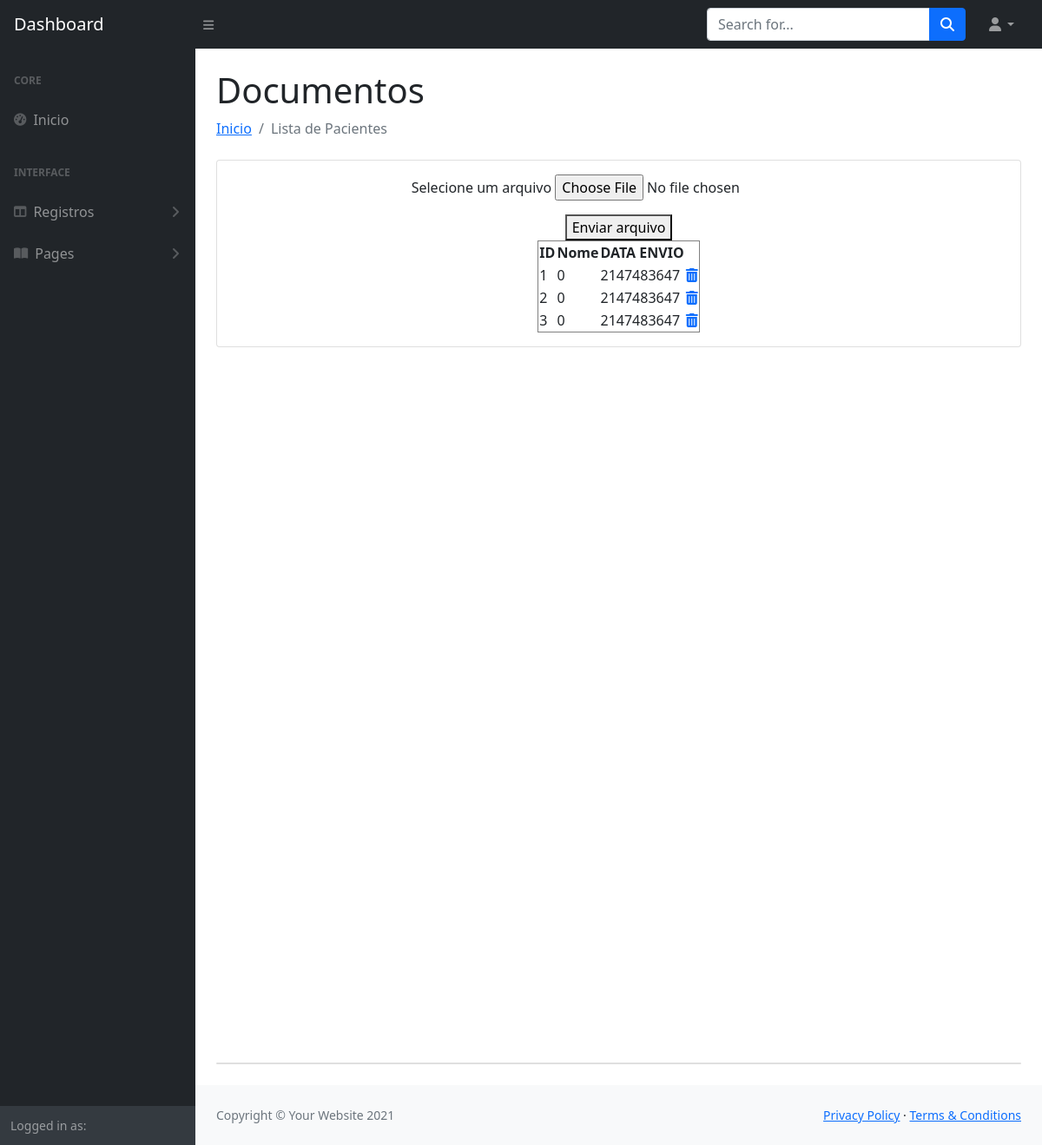
Before: /docs.php with the older database file.
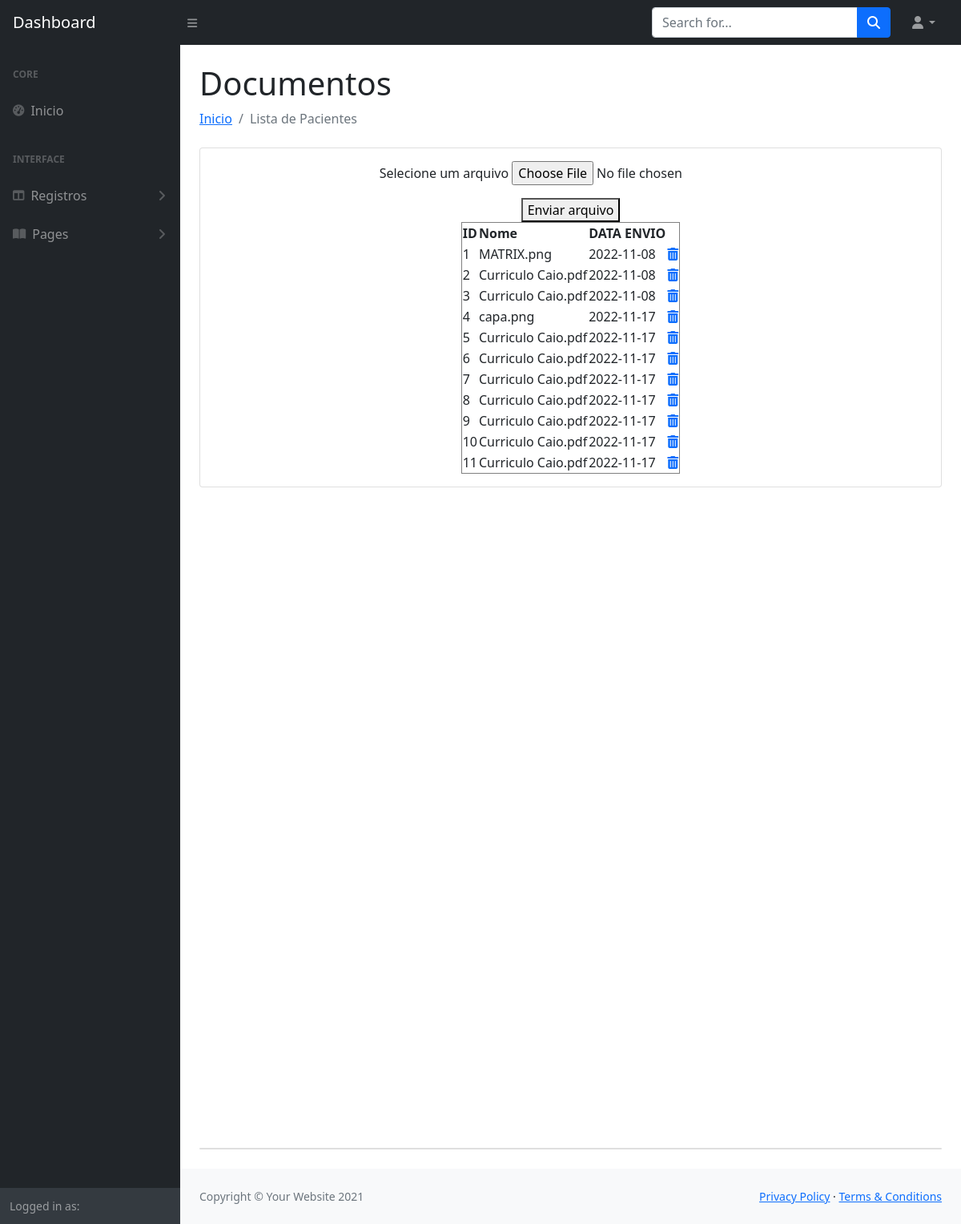
After: the same page with the newer database file.
### tables this page shows
CREATE TABLE `capa` (
  `id_capa` int(50) NOT NULL,
  `path` varchar(250) NOT NULL,
  `data_envio` date NOT NULL DEFAULT current_timestamp(),
  `nome` varchar(50) NOT NULL
);

### docs.php (the view, shortened to what this page needs)
<!DOCTYPE html>
<html lang="en">
<head>
    <link href="css/styles.css" rel="stylesheet" />
</head>
<body>
    <nav class="sb-topnav navbar navbar-expand navbar-dark bg-dark">
        <a class="navbar-brand ps-3" href="inicio.php">Dashboard</a>
        <button class="btn btn-link btn-sm order-1 order-lg-0 me-4 me-lg-0" id="sidebarToggle" href="#!"><i class="fas fa-bars"></i></button>
        <form class="d-none d-md-inline-block form-inline ms-auto me-0 me-md-3 my-2 my-md-0">
            <div class="input-group">
                <input class="form-control" type="text" placeholder="Search for..." aria-label="Search for..." aria-describedby="btnNavbarSearch" />
                <button class="btn btn-primary" id="btnNavbarSearch" type="button"><i class="fas fa-search"></i></button>
            </div>
        </form>
        <form method="POST" enctype="multipart/form-data" action="docs.php">
        <ul class="navbar-nav ms-auto ms-md-0 me-3 me-lg-4">
            <li class="nav-item dropdown">
                <a class="nav-link dropdown-toggle" id="navbarDropdown" href="#" role="button" data-bs-toggle="dropdown" aria-expanded="false"><i class="fas fa-user fa-fw"></i></a>
            </li>
        </ul>
    </nav>
    <div id="layoutSidenav">
        <div id="layoutSidenav_nav">
            <nav class="sb-sidenav accordion sb-sidenav-dark" id="sidenavAccordion">
                <div class="sb-sidenav-menu">
                    <div class="nav">
                        <div class="sb-sidenav-menu-heading">Core</div>
                        <a class="nav-link" href="inicio.php">
                            <div class="sb-nav-link-icon"><i class="fas fa-tachometer-alt"></i></div>
                            Inicio
                        </a>
                        <div class="sb-sidenav-menu-heading">Interface</div>
                        <a class="nav-link collapsed" href="#" data-bs-toggle="collapse" data-bs-target="#collapseLayouts" aria-expanded="false" aria-controls="collapseLayouts">
                            <div class="sb-nav-link-icon"><i class="fas fa-columns"></i></div>
                            Registros
                            <div class="sb-sidenav-collapse-arrow"><i class="fas fa-angle-down"></i></div>
                        </a>
                        <a class="nav-link collapsed" href="#" data-bs-toggle="collapse" data-bs-target="#collapsePages" aria-expanded="false" aria-controls="collapsePages">
                            <div class="sb-nav-link-icon"><i class="fas fa-book-open"></i></div>
                            Pages
                                <div class="sb-sidenav-collapse-arrow"><i class="fas fa-angle-down"></i></div>
                            </a>
                    </div>
                </div>
                <div class="sb-sidenav-footer">
                    <div class="small">Logged in as:</div>
                </div>
            </nav>
        </div>
        <div id="layoutSidenav_content">
            <main>
                <div class="container-fluid px-4">
                    <h1 class="mt-4">Documentos</h1>
                    <ol class="breadcrumb mb-4">
                        <li class="breadcrumb-item"><a href="inicio.php">Inicio</a></li>
                        <li class="breadcrumb-item active">Lista de Pacientes </li>
                    </ol>
                    <div class="card mb-4">
                        <div class="card-body">
                            <center>
                            <p><label for="">Selecione um arquivo</label>
            <input name="arquivo" type="file">
        </p>
        <button name="upload" type="submit" value="escolha">Enviar arquivo</button>
                                <table border="1">
                                    <thead>
                                        <th>ID</th>
                                        <th>Nome</th>
                                        <th>DATA ENVIO</th>
                                    </thead>
                                    <?php
                                    include('conecta.php');
                                    $dados = mysqli_query($conexao, "SELECT * FROM `capa`");
                                    while ($item = mysqli_fetch_assoc($dados)) {
                                    ?>
                                        <tr>
                                            <td><?= $item['id_capa'] ?></td>
                                            <td><?= $item['nome'] ?></td>
                                            <td><?= $item['data_envio'] ?></td>
                                            <td onclick="verifica('<?= $item["id_capa"]; ?>')"><a href="#"><i class="fa fa-trash"></a></td>
                                        </tr>
                                    <?php } ?>
                                </table>
                            </center>
                        </div>
                    </div>
                    <div style="height: 100vh"></div>
                    <div class="card mb-4">
                    </div>
            </main>
            <footer class="py-4 bg-light mt-auto">
                <div class="container-fluid px-4">
                    <div class="d-flex align-items-center justify-content-between small">
                        <div class="text-muted">Copyright &copy; Your Website 2021</div>
                        <div>
                            <a href="#">Privacy Policy</a>
                            &middot;
                            <a href="#">Terms &amp; Conditions</a>
                        </div>
                    </div>
                </div>
            </footer>
        </div>
    </div>
</body>
</html>

Changed rows visible on the page:
changed capa id 1: nome "0" → "MATRIX.png"; data_envio "2147483647" → "2022-11-08"
changed capa id 2: nome "0" → "Curriculo Caio.pdf"; data_envio "2147483647" → "2022-11-08"
changed capa id 3: nome "0" → "Curriculo Caio.pdf"; data_envio "2147483647" → "2022-11-08"
added capa: id_capa "4", nome "capa.png", data_envio "2022-11-17"
added capa: id_capa "5", nome "Curriculo Caio.pdf", data_envio "2022-11-17"
added capa: id_capa "6", nome "Curriculo Caio.pdf", data_envio "2022-11-17"
added capa: id_capa "7", nome "Curriculo Caio.pdf", data_envio "2022-11-17"
added capa: id_capa "8", nome "Curriculo Caio.pdf", data_envio "2022-11-17"
added capa: id_capa "9", nome "Curriculo Caio.pdf", data_envio "2022-11-17"
added capa: id_capa "10", nome "Curriculo Caio.pdf", data_envio "2022-11-17"
added capa: id_capa "11", nome "Curriculo Caio.pdf", data_envio "2022-11-17"
